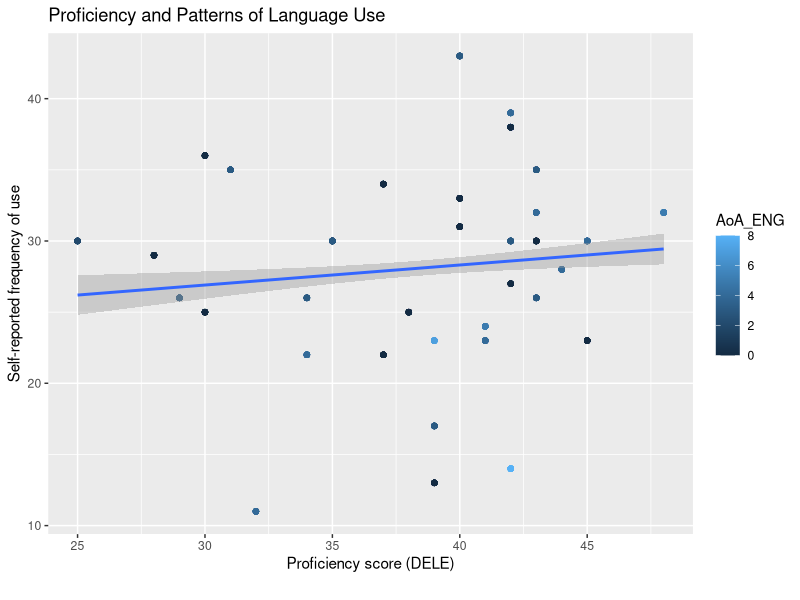

The R script that drew this image:
library(tidyverse)
library(lme4)
library(lmerTest)
library(glmmTMB)
library(emmeans)

# Preparation of data
Heritage_Participant_Data = read_csv("./CSV Files/Heritage/EPT Subjunctive Standardized Heritage Data.csv")
L2_Participant_Data = read_csv("./CSV Files/L2 Learners/EPT Subjunctive Standardized L2 Data.csv")
Comparison_Participant_Data = read_csv("./CSV Files/Comparison/EPT Subjunctive Standardized Comparison Data.csv")

Participant_Data = rbind(Heritage_Participant_Data, L2_Participant_Data, Comparison_Participant_Data)


# Correlation measure for HS use/proficiency
Heritage_Participant_Data %>% 
  ggplot(aes(x = DELE, y = FofA, color = AoA_ENG)) +
  geom_point() +
  geom_smooth(method = lm) +
  labs(x = 'Proficiency score (DELE)', y = 'Self-reported frequency of use', caption = '', 
       title = 'Proficiency and Patterns of Language Use')


# Participant statistics
## Age
Age = Participant_Data %>%
  group_by(ExpGroup) %>%
  summarize(Average = mean(Age), na.rm = T, SD = sd(Age, na.rm = T), max(Age), min(Age))


## Age of acquisition of Spanish
Spanish_Acquisition = Participant_Data %>%
  group_by(ExpGroup) %>%
  summarize(Average = mean(AoA_SPA), na.rm = T, SD = sd(AoA_SPA, na.rm = T), max(AoA_SPA), min(AoA_SPA))


## Age of acquisition of English
English_Acquisition = Participant_Data %>%
  group_by(ExpGroup) %>%
  summarize(Average = mean(AoA_ENG), na.rm = T, SD = sd(AoA_ENG, na.rm = T), max(AoA_ENG), min(AoA_ENG))


## Length of residence
LOR = Participant_Data %>%
  group_by(ExpGroup) %>%
  summarize(Average = mean(LOR), na.rm = T, SD = sd(LOR, na.rm = T), max(LOR), min(LOR))


## Self-rated proficiency
SelfProf = Participant_Data %>%
  group_by(ExpGroup) %>%
  summarize(Average = mean(SelfProf), na.rm = T, SD = sd(SelfProf, na.rm = T), max(SelfProf), min(SelfProf))


## Self-rated dominance
SelfDom = Participant_Data %>%
  group_by(ExpGroup) %>%
  summarize(Average = mean(SelfDom), na.rm = T, SD = sd(SelfDom, na.rm = T), max(SelfDom), min(SelfDom))


## DELE scores
DELE = Participant_Data %>%
  group_by(ExpGroup) %>%
  summarize(Average = mean(DELE), na.rm = T, SD = sd(DELE, na.rm = T), max(DELE), min(DELE))

## Frequency of activation
FofA = Participant_Data %>%
  group_by(ExpGroup) %>%
  summarize(Average = mean(FofA), na.rm = T, SD = sd(FofA, na.rm = T), max(FofA), min(FofA))
